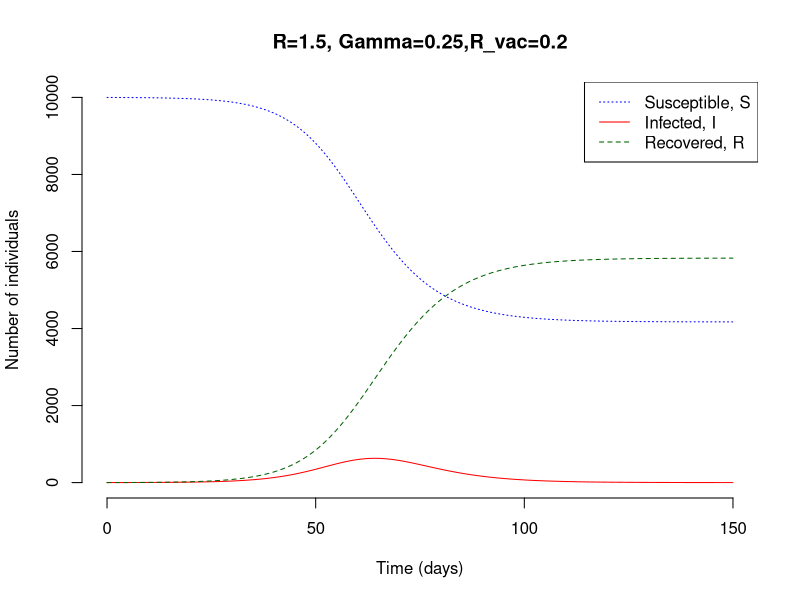

Recreate this plot in R.
# Library for ordinary differential equation solvers
library(deSolve)

R_0 <- 1.5
gamma <- 1/4
S <-  1e4 - 1
I <- 1
R <- 0.2*I


# Definition of the SIR model
SIR <- function(t, x, parms) {
	with(as.list(c(parms, x)), {
		N <- S + I + R
		beta <- R_0*gamma/N
		dS <- - beta*S*I
		dI <- beta*S*I - gamma*I
		dR <- gamma*I
		der <- c(dS, dI, dR)
		list(der)
	})
}

# Set the parameters of the model
parms <- c(R_0 = R_0, gamma = gamma)

# Set the initial values		
inits <- c(S = S, I = I, R = R)

# Set the time points for evaluation
times <- seq(0, 150, 1)					

# Simulate the model using the function ode()
sim <- as.data.frame(ode(inits, times, SIR, parms))

# Plot the results
plot(sim$time, sim$S,
     main=paste0("R=",R_0,", Gamma=", gamma, ",R_vac=", R),
     type = "l", lty = 3, col = "blue", ylim = c(0, sum(inits)),
     xlab = "Time (days)", ylab = "Number of individuals", frame=FALSE)
lines(sim$time, sim$I,
      lty = 1, col = "red")
lines(sim$time, sim$R,
      lty = 2, col = "darkgreen")
legend("topright",
       legend = c("Susceptible, S", "Infected, I", "Recovered, R"),
       col = c("blue", "red", "darkgreen"), lty = c(3,1,2))

  

# 1) Increasing R leads to faster infection -> peak higher and earlier time, more recoveries
# 2) Increasing gamma leads to same infections, but earlier in time, increasing infection duration
# Gamma moves the time of the peak
# Higher R leads to more infected people and higher peak
